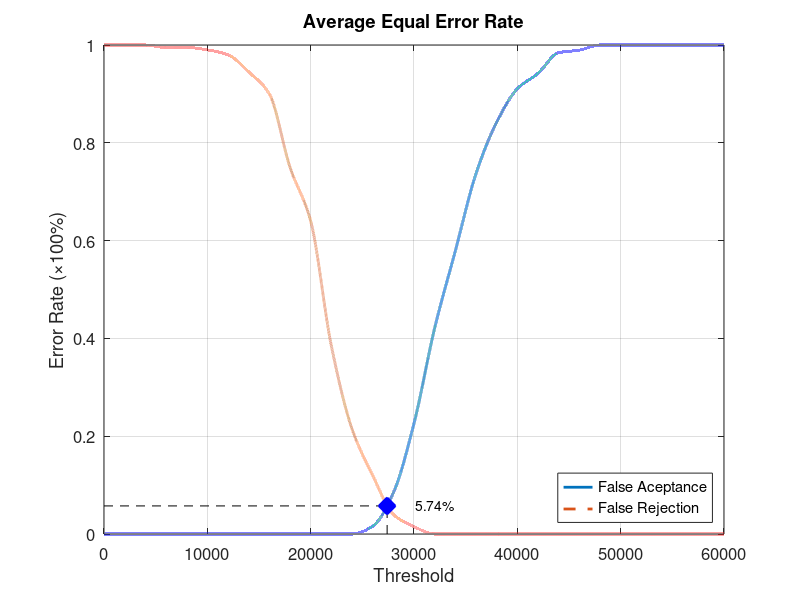
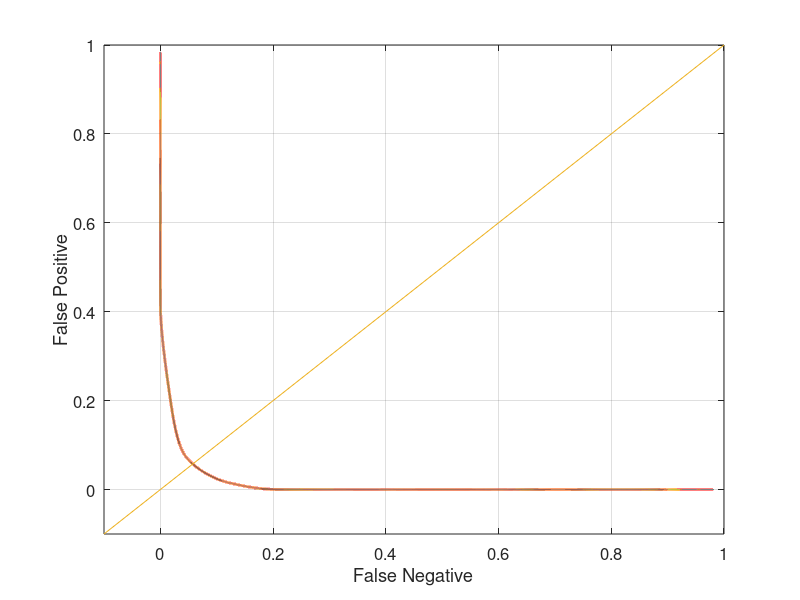

Write MATLAB code to recreate these figures, in order.
function yEER = Database3_1
close all;
clear;
clc;
x = 0:2000:60000;
xq = 0:0.5:60000;

y0 = [0 0 0 0 0 0 0 0 0 0 0 0 0 0.0157895 0.0842105 0.226316 0.421053 0.578947 0.736842 0.842105 0.910526 0.942105 0.984211 0.989474 1 1 1 1 1 1 1];
yy0 = interp1(x, y0, xq, 'pchip');
y1 = [1 1 1 0.995 0.995 0.99 0.98 0.945 0.9 0.75 0.64 0.385 0.215 0.12 0.04 0.015 0 0 0 0 0 0 0 0 0 0 0 0 0 0 0];
yy1 = interp1(x, y1, xq, 'pchip');

% Calculating EER: 
y2 = abs(y0 - y1);
find(y2 == min(y2))
yy2 = abs(yy0 - yy1);
xEER = find(yy2 == min(yy2));
xEERIndex = xq(xEER) % X-axis EER
yEER = yy0(xEER) % Y-axis EER

main = figure
plot(xq, yy0,'-','LineWidth', 2);	hold on
plot(xq, yy1,'--','LineWidth', 2);	hold on
plot([xEERIndex xEERIndex], [0 yEER], 'k--');	hold on
plot([0 xEERIndex], [yEER yEER], 'k--');	hold on
plot(xEERIndex, yEER, 'bx', 'LineWidth', 10);	hold on
text(xEERIndex + 10 * xEERIndex / 100, yEER, [num2str(round((10000 * yEER)) / 100) '%'])
legend('False Aceptance', 'False Rejection', 'Location', 'SouthEast')
xlabel('Threshold')
ylabel('Error Rate (\times100%)')
title('Average Equal Error Rate')
set(gca, 'FontSize', 12)
axis([0 60000 0 1])
grid on

print(main, 'Database3_1Main', '-dpng');
FNRxFPR = figure('Color', [1 1 1]);
plot(yy1, yy0, '-', yy1, yy0, 'LineWidth', 2);
hold on
y = -0.1:0.1:1
plot(y, y); 
set(gca, 'FontSize', 12)
xlabel('False Negative')
ylabel('False Positive')
axis([-0.1 1 -0.1 1])
set(gca, 'FontSize', 12)
grid on

print(FNRxFPR, 'Database3_1FNRxFPR','-dpng');
end
